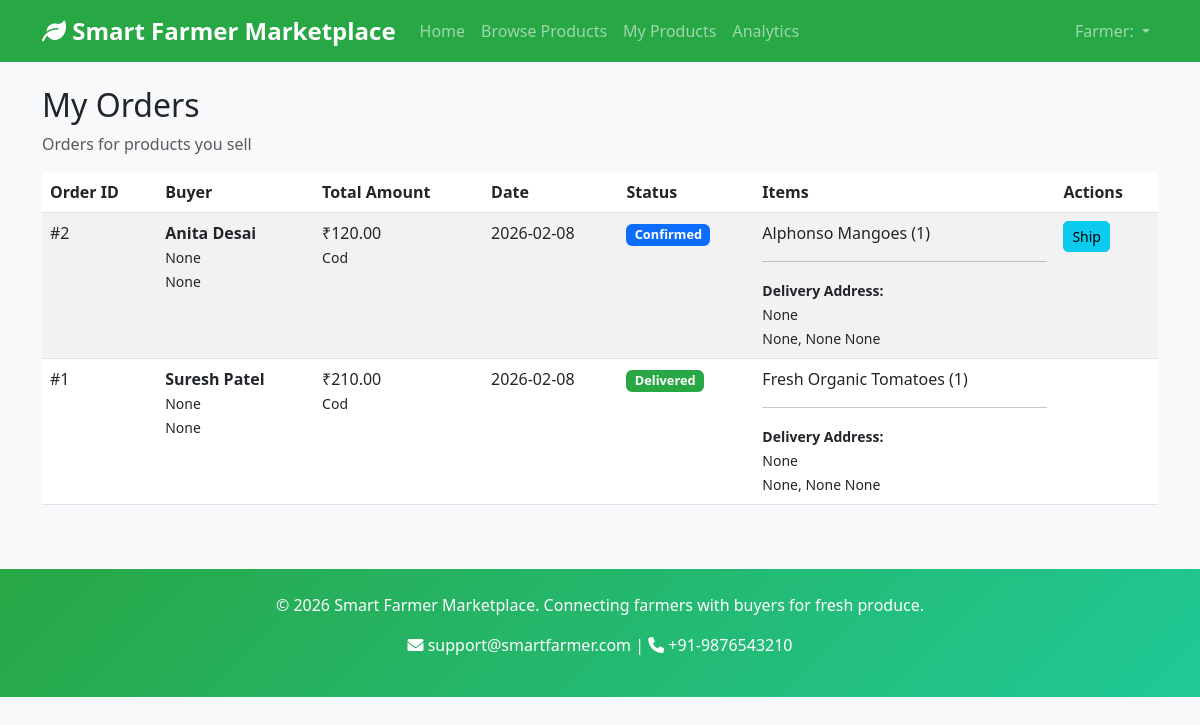
Screenshot of /farmer/orders (signed in) with the database file from the repository.
### models/user.py (models this page shows, shortened)
class User(db.Model):
    __tablename__ = 'users'
    id = db.Column(db.Integer, primary_key=True)
    name = db.Column(db.String(100), nullable=False)
    email = db.Column(db.String(100), unique=True, nullable=False)
    password_hash = db.Column(db.String(200), nullable=False)
    role = db.Column(db.String(20), nullable=False)  # 'farmer', 'buyer', or 'admin'
    created_at = db.Column(db.DateTime, default=datetime.utcnow)

### models/order.py (models this page shows, shortened)
class Order(db.Model):
    __tablename__ = 'orders'
    id = db.Column(db.Integer, primary_key=True)
    buyer_id = db.Column(db.Integer, db.ForeignKey('buyers.id'), nullable=False)
    total_amount = db.Column(db.Float, nullable=False)
    status = db.Column(db.String(20), default='pending')  # pending, confirmed, shipped, delivered, cancelled
    created_at = db.Column(db.DateTime, default=datetime.utcnow)
    updated_at = db.Column(db.DateTime, default=datetime.utcnow, onupdate=datetime.utcnow)
    first_name = db.Column(db.String(50))
    last_name = db.Column(db.String(50))
    email = db.Column(db.String(100))
    phone = db.Column(db.String(15))
    address = db.Column(db.Text)
    city = db.Column(db.String(50))
    state = db.Column(db.String(50))
    zip_code = db.Column(db.String(10))
    payment_method = db.Column(db.String(20), default='cod')  # cod, upi, card, netbanking
    order_items = db.relationship('OrderItem', back_populates='order', lazy=True)
    buyer = db.relationship('Buyer', back_populates='orders', lazy=True)

class OrderItem(db.Model):
    __tablename__ = 'order_items'
    id = db.Column(db.Integer, primary_key=True)
    order_id = db.Column(db.Integer, db.ForeignKey('orders.id'), nullable=False)
    product_id = db.Column(db.Integer, db.ForeignKey('products.id'), nullable=False)
    quantity = db.Column(db.Integer, nullable=False)
    price = db.Column(db.Float, nullable=False)  # Price at time of purchase
    order = db.relationship('Order', back_populates='order_items', lazy=True)
    product = db.relationship('Product', back_populates='order_items', lazy=True)

### models/product.py (models this page shows, shortened)
class Product(db.Model):
    __tablename__ = 'products'
    id = db.Column(db.Integer, primary_key=True)
    farmer_id = db.Column(db.Integer, db.ForeignKey('farmers.id'), nullable=False)
    name = db.Column(db.String(100), nullable=False)
    description = db.Column(db.Text)
    category = db.Column(db.String(50), nullable=False)
    price = db.Column(db.Float, nullable=False)
    quantity = db.Column(db.Integer, nullable=False)
    image_path = db.Column(db.String(200))
    status = db.Column(db.String(20), default='pending')  # pending, approved, rejected, active, inactive
    created_at = db.Column(db.DateTime, default=datetime.utcnow)
    updated_at = db.Column(db.DateTime, default=datetime.utcnow, onupdate=datetime.utcnow)
    order_items = db.relationship('OrderItem', lazy=True)
    feedbacks = db.relationship('Feedback', back_populates='product', lazy=True)
    promotions = db.relationship('Promotion', back_populates='product', lazy=True)
    farmer = db.relationship('Farmer', back_populates='products', lazy=True)

### app.py (the view)
@app.route('/farmer/orders')
@login_required
@role_required(['farmer'])
def farmer_orders():
    user = User.query.get(session['user_id'])
    farmer = Farmer.query.filter_by(user_id=user.id).first()
    order_ids = db.session.query(OrderItem.order_id).join(Product).filter(Product.farmer_id == farmer.id).distinct().subquery()
    orders = Order.query.filter(Order.id.in_(order_ids)).order_by(Order.created_at.desc()).all()
    order_details = []
    for order in orders:
        order_items = OrderItem.query.join(Product).filter(
            OrderItem.order_id == order.id,
            Product.farmer_id == farmer.id
        ).all()
        order_details.append({'order': order, 'order_items': order_items})
    return render_template('farmer/orders.html', order_details=order_details)

### app.py (called while the page is built)
def login_required(f):
    @wraps(f)
    def decorated_function(*args, **kwargs):
        if 'user_id' not in session:
            return redirect(url_for('login'))
        return f(*args, **kwargs)
    return decorated_function

def role_required(allowed_roles):
    def decorator(f):
        @wraps(f)
        def decorated_function(*args, **kwargs):
            if 'user_id' not in session:
                return redirect(url_for('login'))
            user = User.query.get(session['user_id'])
            if not user or user.role not in allowed_roles:
                flash('Access denied. Insufficient permissions.', 'error')
                return redirect(url_for('index'))
            return f(*args, **kwargs)
        return decorated_function
    return decorator

### templates/farmer/orders.html (shortened to what this page needs)
{% extends "base.html" %}
{% block content %}
<div class="row">
    <div class="col-12">
        <h2>My Orders</h2>
        <p class="text-muted">Orders for products you sell</p>
    </div>
</div>
{% if order_details %}
<div class="row">
    <div class="col-12">
        <div class="table-responsive">
            <table class="table table-striped">
                <thead>
                    <tr>
                        <th>Order ID</th>
                        <th>Buyer</th>
                        <th>Total Amount</th>
                        <th>Date</th>
                        <th>Status</th>
                        <th>Items</th>
                        <th>Actions</th>
                    </tr>
                </thead>
                <tbody>
                    {% for order_detail in order_details %}
                    {% set order = order_detail.order %}
                    {% set order_items = order_detail.order_items %}
                    <tr>
                        <td>#{{ order.id }}</td>
                        <td>
                            <strong>{{ order.buyer.user.name }}</strong><br>
                            <small>{{ order.phone }}<br>{{ order.email }}</small>
                        </td>
                        <td>
                            ₹{{ "%.2f"|format(order.total_amount) }}<br>
                            <small>{{ order.payment_method|title }}</small>
                        </td>
                        <td>{{ order.created_at.strftime('%Y-%m-%d') }}</td>
                        <td>
                            {% if order.status == 'pending' %}
                                <span class="badge bg-warning text-dark">Pending</span>
                            {% elif order.status == 'confirmed' %}
                                <span class="badge bg-primary">Confirmed</span>
                            {% elif order.status == 'shipped' %}
                                <span class="badge bg-info">Shipped</span>
                            {% elif order.status == 'delivered' %}
                                <span class="badge bg-success">Delivered</span>
                            {% elif order.status == 'cancelled' %}
                                <span class="badge bg-danger">Cancelled</span>
                            {% else %}
                                <span class="badge bg-secondary">{{ order.status|title }}</span>
                            {% endif %}
                        </td>
                        <td>
                            {% for item in order_items %}
                                <div>{{ item.product.name }} ({{ item.quantity }})</div>
                            {% endfor %}
                            <hr>
                            <small>
                                <strong>Delivery Address:</strong><br>
                                {{ order.address }}<br>
                                {{ order.city }}, {{ order.state }} {{ order.zip_code }}
                            </small>
                        </td>
                        <td>
                            {% if order.status == 'pending' %}
                                <form method="POST" action="{{ url_for('update_order_status', order_id=order.id) }}" class="d-inline">
                                    <input type="hidden" name="status" value="confirmed">
                                    <button type="submit" class="btn btn-sm btn-success" onclick="return confirm('Confirm this order?')">Confirm</button>
                                </form>
                                <form method="POST" action="{{ url_for('update_order_status', order_id=order.id) }}" class="d-inline">
                                    <input type="hidden" name="status" value="cancelled">
                                    <button type="submit" class="btn btn-sm btn-danger" onclick="return confirm('Cancel this order?')">Cancel</button>
                                </form>
                            {% elif order.status == 'confirmed' %}
                                <form method="POST" action="{{ url_for('update_order_status', order_id=order.id) }}" class="d-inline">
                                    <button type="submit" class="btn btn-sm btn-info" onclick="return confirm('Mark as shipped?')">Ship</button>
                                </form>
                            {% elif order.status == 'shipped' %}
                                <form method="POST" action="{{ url_for('update_order_status', order_id=order.id) }}" class="d-inline">
                                    <input type="hidden" name="status" value="delivered">
                                    <button type="submit" class="btn btn-sm btn-success" onclick="return confirm('Mark as delivered?')">Deliver</button>
                                </form>
                            {% endif %}
                        </td>
                    </tr>
                    {% endfor %}
                </tbody>
            </table>
        </div>
    </div>
</div>
{% endif %}
{% endblock %}

### templates/base.html (shortened to what this page needs)
<!DOCTYPE html>
<html lang="en">
<head>
    <link href="https://cdn.jsdelivr.net/npm/bootstrap@5.3.0-alpha1/dist/css/bootstrap.min.css" rel="stylesheet">
    <link rel="stylesheet" href="https://cdnjs.cloudflare.com/ajax/libs/font-awesome/6.0.0/css/all.min.css">
    <link rel="stylesheet" href="{{ url_for('static', filename='css/style.css') }}">
</head>
<body>
    <nav class="navbar navbar-expand-lg navbar-dark bg-success">
        <div class="container">
            <a class="navbar-brand" href="{{ url_for('index') }}">
                <i class="fas fa-leaf"></i> Smart Farmer Marketplace
            </a>
            <div class="collapse navbar-collapse" id="navbarNav">
                <ul class="navbar-nav me-auto">
                    <li class="nav-item">
                        <a class="nav-link" href="{{ url_for('index') }}">Home</a>
                    </li>
                    <li class="nav-item">
                        <a class="nav-link" href="{{ url_for('browse_products') }}">Browse Products</a>
                    </li>
                    {% if session.role %}
                        {% if session.role == 'farmer' %}
                            <li class="nav-item">
                                <a class="nav-link" href="{{ url_for('farmer_dashboard') }}">My Products</a>
                            </li>
                            <li class="nav-item">
                                <a class="nav-link" href="{{ url_for('farmer_analytics') }}">Analytics</a>
                            </li>
                        {% endif %}
                    {% endif %}
                </ul>
                <ul class="navbar-nav">
                    {% if session.user_id %}
                        <li class="nav-item dropdown">
                            <a class="nav-link dropdown-toggle" href="#" id="navbarDropdown" role="button" data-bs-toggle="dropdown">
                                {{ session.role|title }}: {{ session.name }}
                            </a>
                        </li>
                    {% endif %}
                </ul>
            </div>
        </div>
    </nav>
    <main class="container my-4">
        {% block content %}{% endblock %}
    </main>
    <footer class="bg-success text-white text-center py-4 mt-5">
        <div class="container">
            <p>&copy; 2026 Smart Farmer Marketplace. Connecting farmers with buyers for fresh produce.</p>
            <p><i class="fas fa-envelope"></i> support@smartfarmer.com | <i class="fas fa-phone"></i> +91-9876543210</p>
        </div>
    </footer>
</body>
</html>

### static/css/style.css (style rules this page uses)
body { font-family: 'Segoe UI', Tahoma, Geneva, Verdana, sans-serif; background-color: #f8f9fa; }
.navbar-brand { font-weight: bold; font-size: 1.5rem; }
footer { margin-top: auto; }
.badge { font-size: 0.8em; }
.table th { border-top: none; }
.btn { border-radius: 5px; font-weight: 500; transition: all 0.3s ease; }
.table th { border-top: none; font-weight: 600; }
.bg-success { background-color: #28a745 !important; }
footer { background: linear-gradient(135deg, #28a745 0%, #20c997 100%) !important; margin-top: 40px; }

### rows the page displays
User: role "Farmer"
Order: id "2", phone "None", email "None", total_amount "120.00", payment_method "Cod", created_at "2026-02-08", address "None", city "None", state "None", zip_code "None"
User: buyer.user.name "Anita Desai"
OrderItem: product.name "Alphonso Mangoes", quantity "1"
Order: id "1", phone "None", email "None", total_amount "210.00", payment_method "Cod", created_at "2026-02-08", address "None", city "None", state "None", zip_code "None"
User: buyer.user.name "Suresh Patel"
OrderItem: product.name "Fresh Organic Tomatoes", quantity "1"
